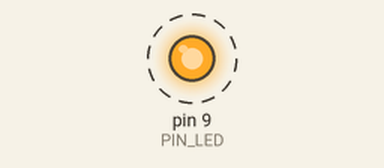
Recording of a sketch running on a simulated Arduino Uno, built with avr-gcc and run on an emulated ATmega328P. On the bench: output pins drawn as LEDs (lit = HIGH). Dashed ring = blinking.

Above: at 0.1 s.
Timing chart, 0 to 3.0 s (numbered marks = the images above):
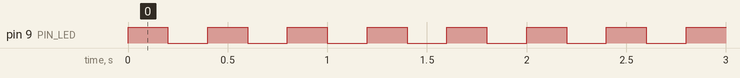

Measured:
- by itself, pin 9 (PIN_LED): alternates HIGH for 0.20 s and LOW for 0.20 s

The sketch:

BlinkingLED.ino
```cpp
/* Blinking_LED
 * Author: Zhimin Lin
 * Date: 2017-2-12
 *
 * Blink the LED connected to the board. Default in digital mode,
 * codes for analog mode also included
 */

#define PIN_LED 9      //The number of the output pin
#define ANALOG_DELAY 5   //The delay between each increment and
                        //decrement step of the lightness of the LED
#define SHORT_GAP 200  //The length of each on and off
#define LONG_GAP 400   //The length of each on and off
#define ANALOG_GAP 200 //The gap between blinks of the LED in analog mode
#define MAX_DUTY_CYCLE 255

/*
 * Set the pin mode to output
 */
void setup() {
  pinMode(PIN_LED, OUTPUT);
}

/*
 * Infinite loop. Keeps the LED blinking repeatedly.
 */
void loop() {
  digitalWrite(PIN_LED, HIGH);  //Turn the LED on
  delay(SHORT_GAP);  //Delay time can be modified with given constant or as desired
  digitalWrite(PIN_LED, LOW);   //Turn the LED off
  delay(SHORT_GAP);  //Delay time can be modified with given constant or as desired

  //Code for blinking in analog mode
  /*
  int dutyCycle = 0;

  while (dutyCycle <= MAX_DUTY_CYCLE){
  analogWrite(PIN_LED, dutyCycle);    //Increment the lightness of the LED
  dutyCycle++;
  delay(ANALOG_DELAY);
  }

  while (dutyCycle >= 0){
  analogWrite(PIN_LED, dutyCycle);    //Decrement the lightness of the LED
  dutyCycle--;
  delay(ANALOG_DELAY);
  }
  delay(ANALOG_GAP);  //Delay time can be modified with given constant or as desired
  */
}
```
